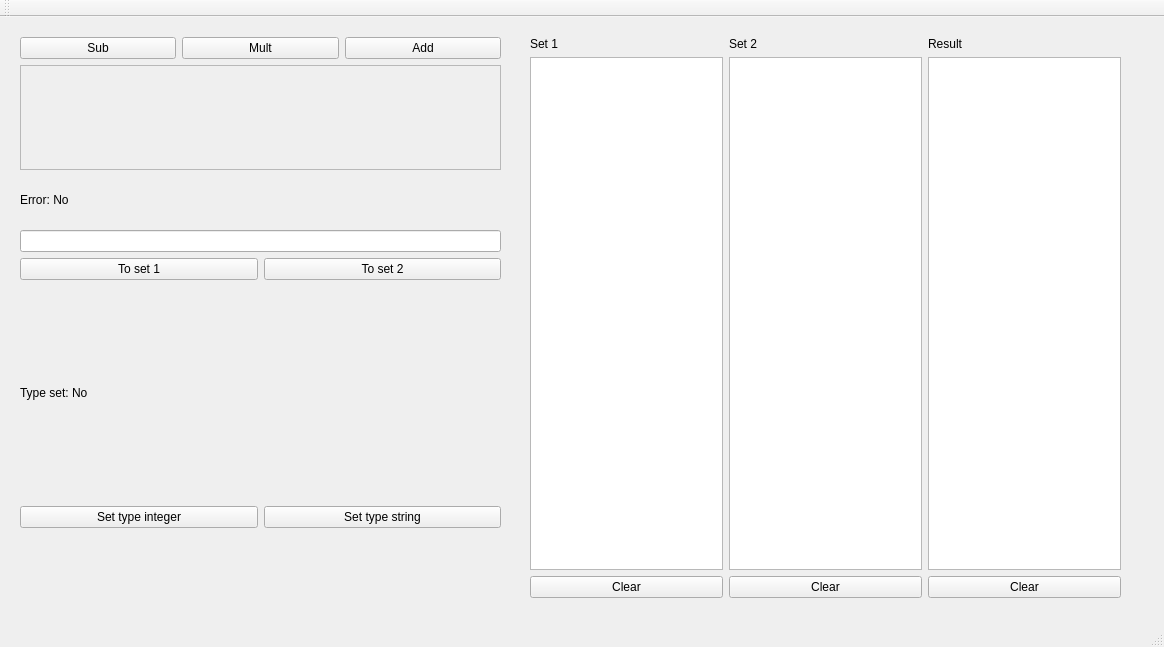
<?xml version="1.0" encoding="UTF-8"?>
<ui version="4.0">
 <class>MainWindow</class>
 <widget class="QMainWindow" name="MainWindow">
  <property name="geometry">
   <rect>
    <x>0</x>
    <y>0</y>
    <width>1164</width>
    <height>647</height>
   </rect>
  </property>
  <property name="windowTitle">
   <string>MainWindow</string>
  </property>
  <widget class="QWidget" name="centralwidget">
   <widget class="QWidget" name="layoutWidget">
    <property name="geometry">
     <rect>
      <x>530</x>
      <y>20</y>
      <width>591</width>
      <height>561</height>
     </rect>
    </property>
    <layout class="QVBoxLayout" name="verticalLayout">
     <item>
      <layout class="QHBoxLayout" name="horizontalLayout">
       <item>
        <widget class="QLabel" name="l_Set1">
         <property name="text">
          <string>Set 1</string>
         </property>
        </widget>
       </item>
       <item>
        <widget class="QLabel" name="l_Set2">
         <property name="text">
          <string>Set 2</string>
         </property>
        </widget>
       </item>
       <item>
        <widget class="QLabel" name="l_Res">
         <property name="text">
          <string>Result</string>
         </property>
        </widget>
       </item>
      </layout>
     </item>
     <item>
      <layout class="QHBoxLayout" name="horizontalLayout_3">
       <item>
        <widget class="QTextBrowser" name="Out_Set1"/>
       </item>
       <item>
        <widget class="QTextBrowser" name="Out_Set2"/>
       </item>
       <item>
        <widget class="QTextBrowser" name="Out_Set_Res"/>
       </item>
      </layout>
     </item>
     <item>
      <layout class="QHBoxLayout" name="horizontalLayout_2">
       <item>
        <widget class="QPushButton" name="But_Clear1">
         <property name="minimumSize">
          <size>
           <width>192</width>
           <height>0</height>
          </size>
         </property>
         <property name="text">
          <string>Clear</string>
         </property>
        </widget>
       </item>
       <item>
        <widget class="QPushButton" name="But_Clear2">
         <property name="text">
          <string>Clear</string>
         </property>
        </widget>
       </item>
       <item>
        <widget class="QPushButton" name="But_Clear_Res">
         <property name="text">
          <string>Clear</string>
         </property>
        </widget>
       </item>
      </layout>
     </item>
    </layout>
   </widget>
   <widget class="QWidget" name="">
    <property name="geometry">
     <rect>
      <x>20</x>
      <y>20</y>
      <width>481</width>
      <height>491</height>
     </rect>
    </property>
    <layout class="QVBoxLayout" name="verticalLayout_5">
     <item>
      <layout class="QVBoxLayout" name="verticalLayout_2">
       <item>
        <layout class="QHBoxLayout" name="horizontalLayout_5">
         <item>
          <widget class="QPushButton" name="But_Sub">
           <property name="text">
            <string>Sub</string>
           </property>
          </widget>
         </item>
         <item>
          <widget class="QPushButton" name="But_Mult">
           <property name="text">
            <string>Mult</string>
           </property>
          </widget>
         </item>
         <item>
          <widget class="QPushButton" name="But_Add">
           <property name="text">
            <string>Add</string>
           </property>
          </widget>
         </item>
        </layout>
       </item>
       <item>
        <widget class="QFrame" name="frame">
         <property name="frameShape">
          <enum>QFrame::StyledPanel</enum>
         </property>
         <property name="frameShadow">
          <enum>QFrame::Raised</enum>
         </property>
        </widget>
       </item>
       <item>
        <layout class="QVBoxLayout" name="verticalLayout_3">
         <item>
          <widget class="QLabel" name="Error">
           <property name="text">
            <string>Error: No</string>
           </property>
          </widget>
         </item>
         <item>
          <widget class="QLineEdit" name="Input"/>
         </item>
         <item>
          <layout class="QHBoxLayout" name="horizontalLayout_4">
           <item>
            <widget class="QPushButton" name="But_toSet1">
             <property name="text">
              <string>To set 1</string>
             </property>
            </widget>
           </item>
           <item>
            <widget class="QPushButton" name="But_toSet2">
             <property name="text">
              <string>To set 2</string>
             </property>
            </widget>
           </item>
          </layout>
         </item>
        </layout>
       </item>
      </layout>
     </item>
     <item>
      <layout class="QVBoxLayout" name="verticalLayout_4">
       <item>
        <widget class="QLabel" name="Tlabel">
         <property name="text">
          <string>Type set: No</string>
         </property>
        </widget>
       </item>
       <item>
        <layout class="QHBoxLayout" name="horizontalLayout_6">
         <item>
          <widget class="QPushButton" name="Tint">
           <property name="text">
            <string>Set type integer</string>
           </property>
          </widget>
         </item>
         <item>
          <widget class="QPushButton" name="Tstr">
           <property name="text">
            <string>Set type string</string>
           </property>
          </widget>
         </item>
        </layout>
       </item>
      </layout>
     </item>
    </layout>
   </widget>
  </widget>
  <widget class="QMenuBar" name="menubar">
   <property name="geometry">
    <rect>
     <x>0</x>
     <y>0</y>
     <width>1164</width>
     <height>25</height>
    </rect>
   </property>
  </widget>
  <widget class="QStatusBar" name="statusbar"/>
  <widget class="QToolBar" name="toolBar">
   <property name="windowTitle">
    <string>toolBar</string>
   </property>
   <attribute name="toolBarArea">
    <enum>TopToolBarArea</enum>
   </attribute>
   <attribute name="toolBarBreak">
    <bool>false</bool>
   </attribute>
  </widget>
 </widget>
 <resources/>
 <connections/>
</ui>
